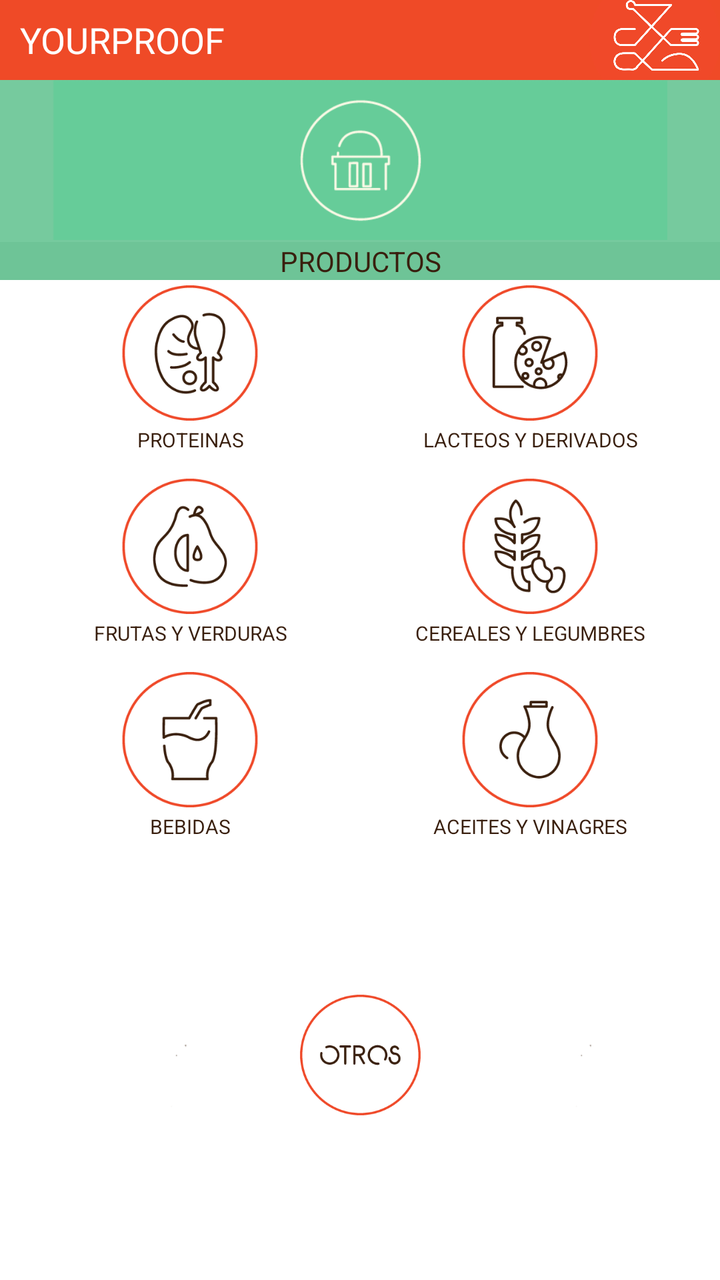
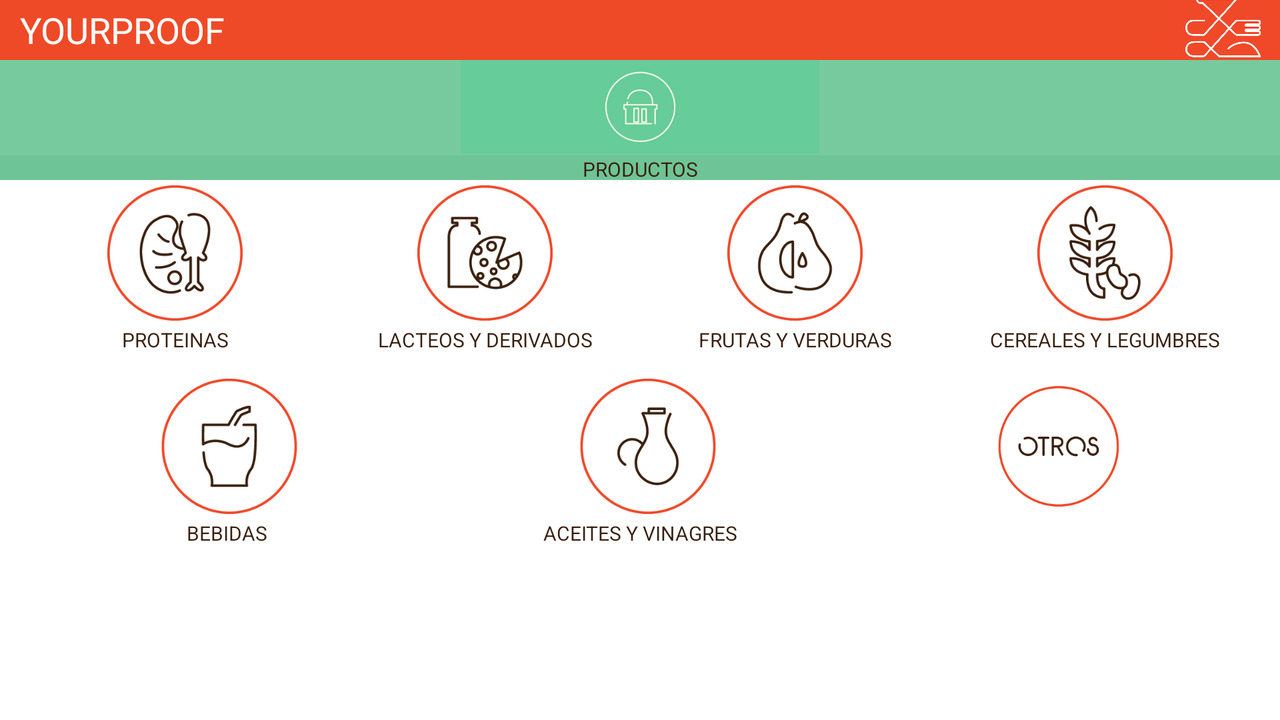

First picture: res/layout/ on a phone held upright. Second picture: the repository's own variant of that layout, on a device whose configuration matches the variant's folder. Source for both follows.
<!-- AndroidManifest.xml: application theme Tema1.Yourproof -->
<!-- res/layout/productos.xml -->
<?xml version="1.0" encoding="utf-8"?>
<LinearLayout xmlns:android="http://schemas.android.com/apk/res/android"
    android:orientation="vertical" android:layout_width="match_parent"
    android:layout_height="match_parent"
    android:id="@+id/Cont_Principal">

    <TableLayout
        android:layout_width="match_parent"
        android:layout_height="40dp"
        android:id="@+id/Cont_Encabezado" >

        <LinearLayout
            android:orientation="horizontal"
            android:layout_width="match_parent"
            android:layout_height="match_parent"
            android:background="@color/white"
            android:baselineAligned="false" >

            <LinearLayout
                android:orientation="horizontal"
                android:layout_width="match_parent"
                android:layout_height="match_parent"
                android:layout_weight="0.1" >

                <TextView
                    android:layout_width="match_parent"
                    android:layout_height="match_parent"
                    android:text="YOURPROOF"
                    android:id="@+id/textView16"
                    android:textSize="@dimen/abc_text_size_medium_material"
                    android:gravity="left|center"
                    android:layout_marginLeft="10dp"
                    android:textColor="@color/background_floating_material_light" />
            </LinearLayout>

            <LinearLayout
                android:orientation="horizontal"
                android:layout_width="match_parent"
                android:layout_height="match_parent"
                android:layout_weight="0.45" >

                <ImageView
                    android:src="@drawable/g"
                    android:layout_width="match_parent"
                    android:layout_height="match_parent"
                    android:id="@+id/imageView14"
                    android:scaleType="centerCrop" />
            </LinearLayout>
        </LinearLayout>
    </TableLayout>

    <LinearLayout
        android:orientation="vertical"
        android:layout_width="match_parent"
        android:layout_height="100dp"
        android:baselineAligned="false"
        android:layout_gravity="center_horizontal"
        android:background="@color/accent_material_dark"
        android:id="@+id/Cont_Banner" >

        <ImageView
            android:src="@drawable/barrasuperiorproductos"
            android:layout_width="match_parent"
            android:layout_height="match_parent"
            android:id="@+id/ImgProductos"
            android:scaleType="fitCenter"
            android:layout_gravity="center_horizontal"
            android:layout_weight="1" />

        <TextView
            android:layout_width="match_parent"
            android:layout_height="match_parent"
            android:text="PRODUCTOS"
            android:id="@+id/VProductos"
            android:textSize="@dimen/abc_text_size_small_material"
            android:textColor="@color/Letra"
            android:textAlignment="center"
            android:layout_weight="4"
            android:layout_marginTop="1dp"
            android:background="@color/colorAccent"
            android:gravity="center_horizontal" />
    </LinearLayout>

    <TableLayout
        android:layout_width="match_parent"
        android:layout_height="wrap_content"
        android:layout_marginBottom="5dp"
        android:layout_marginRight="10dp"
        android:layout_marginLeft="10dp"
        android:id="@+id/Cont_Iconos">

        <LinearLayout
            android:orientation="horizontal"
            android:layout_width="match_parent"
            android:layout_height="wrap_content">

            <ImageButton
                android:src="@drawable/carnes"
                android:id="@+id/BtnCarnes"
                android:scaleType="fitCenter"
                android:background="@color/transparent"
                android:layout_width="73dp"
                android:layout_height="73dp"
                android:contextClickable="false"
                android:layout_alignParentTop="true"
                android:layout_alignParentRight="true"
                android:layout_alignParentEnd="false"
                android:layout_weight="1" />

            <ImageButton
                android:src="@drawable/laceteos"
                android:layout_width="73dp"
                android:layout_height="73dp"
                android:id="@+id/BtnLacteos"
                android:scaleType="fitCenter"
                android:background="@color/transparent"
                android:layout_alignParentTop="true"
                android:layout_centerHorizontal="true"
                android:layout_alignParentLeft="true"
                android:layout_alignParentEnd="false"
                android:layout_alignParentStart="true"
                android:layout_weight="1" />

        </LinearLayout>

        <LinearLayout
            android:orientation="horizontal"
            android:layout_width="match_parent"
            android:layout_height="match_parent" >

            <TextView
                android:layout_weight="1"
                android:layout_width="match_parent"
                android:layout_height="match_parent"
                android:text="PROTEINAS"
                android:id="@+id/VProteinas"
                android:textAlignment="center"
                android:textColor="@color/Letra"
                android:layout_marginBottom="10dp"
                android:textSize="10dp"
                android:gravity="center_horizontal" />

            <TextView
                android:layout_weight="1"
                android:layout_width="match_parent"
                android:layout_height="match_parent"
                android:text="LACTEOS Y DERIVADOS"
                android:id="@+id/VLacteos"
                android:textColor="@color/Letra"
                android:textAlignment="center"
                android:layout_marginBottom="10dp"
                android:textSize="10dp"
                android:gravity="center_horizontal" />

        </LinearLayout>

        <LinearLayout
            android:orientation="horizontal"
            android:layout_width="match_parent"
            android:layout_height="match_parent">

            <ImageButton
                android:src="@drawable/frutas"
                android:layout_width="73dp"
                android:layout_height="73dp"
                android:id="@+id/BtnFrutas"
                android:scaleType="fitCenter"
                android:background="@color/transparent"
                android:minHeight="200dp"
                android:layout_column="1"
                android:layout_alignParentTop="true"
                android:layout_alignParentLeft="true"
                android:layout_alignParentStart="true"
                android:layout_weight="1" />

            <ImageButton
                android:src="@drawable/cereales"
                android:id="@+id/BtnCereales"
                android:scaleType="fitCenter"
                android:background="@color/transparent"
                android:layout_width="73dp"
                android:layout_height="73dp"
                android:contextClickable="false"
                android:layout_weight="1" />

        </LinearLayout>

        <LinearLayout
            android:orientation="horizontal"
            android:layout_width="match_parent"
            android:layout_height="match_parent" >

            <TextView
                android:layout_weight="1"
                android:layout_width="match_parent"
                android:layout_height="match_parent"
                android:text="FRUTAS Y VERDURAS"
                android:id="@+id/VFrutas"
                android:textAlignment="center"
                android:textColor="@color/Letra"
                android:textSize="10dp"
                android:gravity="center_horizontal" />

            <TextView
                android:layout_weight="1"
                android:layout_width="match_parent"
                android:layout_height="match_parent"
                android:text="CEREALES Y LEGUMBRES"
                android:id="@+id/VCereales"
                android:textAlignment="center"
                android:textColor="@color/Letra"
                android:layout_marginBottom="10dp"
                android:textSize="10dp"
                android:gravity="center_horizontal" />
        </LinearLayout>

        <LinearLayout
            android:orientation="horizontal"
            android:layout_width="match_parent"
            android:layout_height="match_parent" >

            <ImageButton
                android:src="@drawable/bebidas"
                android:layout_width="73dp"
                android:layout_height="73dp"
                android:id="@+id/BtnBebidasP"
                android:scaleType="fitCenter"
                android:background="@color/transparent"
                android:minHeight="200dp"
                android:layout_column="1"
                android:layout_alignParentTop="true"
                android:layout_alignParentLeft="true"
                android:layout_alignParentStart="true"
                android:layout_weight="1" />

            <ImageButton
                android:src="@drawable/aceites"
                android:layout_width="73dp"
                android:layout_height="73dp"
                android:id="@+id/BtnAceites"
                android:scaleType="fitCenter"
                android:background="@color/transparent"
                android:layout_alignParentBottom="true"
                android:layout_alignParentRight="true"
                android:layout_alignParentEnd="true"
                android:layout_weight="1" />

        </LinearLayout>

        <LinearLayout
            android:orientation="horizontal"
            android:layout_width="match_parent"
            android:layout_height="match_parent" >

            <TextView
                android:layout_weight="1"
                android:layout_width="match_parent"
                android:layout_height="match_parent"
                android:text="BEBIDAS"
                android:id="@+id/VBebidas"
                android:textAlignment="center"
                android:textColor="@color/Letra"
                android:textSize="10dp"
                android:gravity="center_horizontal" />

            <TextView
                android:layout_weight="1"
                android:layout_width="match_parent"
                android:layout_height="match_parent"
                android:text="ACEITES Y VINAGRES"
                android:id="@+id/VAceites"
                android:textColor="@color/Letra"
                android:textAlignment="center"
                android:textSize="10dp"
                android:gravity="center_horizontal" />
        </LinearLayout>

        <LinearLayout
            android:orientation="horizontal"
            android:layout_width="match_parent"
            android:layout_height="match_parent"
            android:gravity="center"
            >

            <ImageView
                android:layout_weight="1"
                android:src="@drawable/recetasblanco"
                android:layout_width="wrap_content"
                android:layout_height="wrap_content"
                android:id="@+id/Vinvisible1"
                android:scaleType="fitCenter"
                android:background="@color/transparent"
                android:minHeight="200dp"
                android:layout_column="1"
                android:layout_alignParentTop="true"
                android:layout_alignParentLeft="true"
                android:layout_alignParentStart="true"/>

            <ImageButton
                android:src="@drawable/otros"
                android:layout_width="65dp"
                android:layout_height="65dp"
                android:id="@+id/BtnOtrosP"
                android:scaleType="fitCenter"
                android:background="@color/transparent"
                android:layout_alignParentBottom="true"
                android:layout_alignParentRight="true"
                android:layout_alignParentEnd="true" />

            <ImageButton

                android:layout_weight="1"
                android:src="@drawable/recetasblanco"
                android:layout_width="wrap_content"
                android:layout_height="wrap_content"
                android:id="@+id/Vinvisible"
                android:scaleType="fitCenter"
                android:background="@color/transparent"
                android:minHeight="200dp"
                android:layout_column="1"
                android:layout_alignParentTop="true"
                android:layout_alignParentLeft="true"
                android:layout_alignParentStart="true" />

        </LinearLayout>
    </TableLayout>
</LinearLayout>
<!-- resources referenced by this layout -->
<resources>
  <color name="Letra">#391f0e</color>
  <color name="accent_material_dark">#76ca9e</color>
  <color name="colorAccent">#6ec497</color>
  <color name="transparent">#00fafae4</color>
  <color name="white">#ef4a27</color>
  <!-- drawable aceites: png bitmap (drawable, 7188 bytes) -->
  <!-- drawable barrasuperiorproductos: png bitmap (drawable, 5816 bytes) -->
  <!-- drawable bebidas: png bitmap (drawable, 6871 bytes) -->
  <!-- drawable carnes: png bitmap (drawable, 8897 bytes) -->
  <!-- drawable cereales: png bitmap (drawable, 9771 bytes) -->
  <!-- drawable frutas: png bitmap (drawable, 8100 bytes) -->
  <!-- drawable g: png bitmap (drawable, 80443 bytes) -->
  <!-- drawable laceteos: png bitmap (drawable, 8763 bytes) -->
  <!-- drawable otros: png bitmap (drawable, 7020 bytes) -->
  <!-- drawable recetasblanco: png bitmap (drawable, 4625 bytes) -->
  <!-- from res/values-v21/ -->
  <style name="Tema1.Yourproof" parent="Theme.AppCompat.NoActionBar">
          <item name="android:colorBackground">@android:color/white</item>
          <item name="android:statusBarColor">@color/material_grey_850</item>
          <item name="android:textColorPrimary">@color/Letra</item>
          <item name="android:textColorSecondary">@color/holo_red_light</item>
          <item name="colorPrimary">@color/white</item>
          <item name="android:colorForeground">@color/accent_material_dark</item>
          <item name="android:textColorSecondaryInverse">@color/colorAccent</item>
          <item name="android:windowBackground">@android:color/background_light</item>
          <item name="android:textColorPrimaryInverse">@color/abc_search_url_text_selected</item>
          <item name="colorAccent">@color/white</item>
          <item name="colorPrimaryDark">@color/primary_dark_material_dark</item>
      </style>
  <color name="holo_red_light">#83ef4a27</color>
  <color name="primary_dark_material_dark">#391f0e</color>
</resources>
<!-- res/layout-land/productos.xml (the repository's variant of the layout above) -->
<!-- drawn on the phone turned sideways -->
<?xml version="1.0" encoding="utf-8"?>
<LinearLayout xmlns:android="http://schemas.android.com/apk/res/android"
    android:orientation="vertical" android:layout_width="match_parent"
    android:layout_height="match_parent"
    android:id="@+id/Cont1">

    <TableLayout
        android:layout_width="match_parent"
        android:layout_height="30dp"
        android:id="@+id/Cont_Encabezado" >

        <LinearLayout
            android:orientation="horizontal"
            android:layout_width="match_parent"
            android:layout_height="match_parent"
            android:background="@color/white"
            android:baselineAligned="false" >

            <LinearLayout
                android:orientation="horizontal"
                android:layout_width="match_parent"
                android:layout_height="match_parent"
                android:layout_weight="0.1" >

                <TextView
                    android:layout_width="match_parent"
                    android:layout_height="match_parent"
                    android:text="YOURPROOF"
                    android:id="@+id/textView19"
                    android:textSize="@dimen/abc_text_size_medium_material"
                    android:gravity="left|center"
                    android:layout_marginLeft="10dp"
                    android:textColor="@color/background_floating_material_light" />
            </LinearLayout>

            <LinearLayout
                android:orientation="horizontal"
                android:layout_width="match_parent"
                android:layout_height="match_parent"
                android:layout_weight="1" >

                <ImageView
                    android:src="@drawable/g"
                    android:layout_width="match_parent"
                    android:layout_height="match_parent"
                    android:id="@+id/imageView3"
                    android:layout_weight="0.3"
                    android:scaleType="centerCrop" />
            </LinearLayout>
        </LinearLayout>
    </TableLayout>

    <LinearLayout
        android:orientation="vertical"
        android:layout_width="match_parent"
        android:layout_height="60dp"
        android:baselineAligned="false"
        android:layout_gravity="center_horizontal"
        android:background="@color/accent_material_dark"
        android:id="@+id/Cont_Banner" >

        <ImageView
            android:src="@drawable/barrasuperiorproductos"
            android:layout_width="match_parent"
            android:layout_height="match_parent"
            android:id="@+id/ImgProductos"
            android:scaleType="fitCenter"
            android:layout_gravity="center_horizontal"
            android:layout_weight="1" />

        <TextView
            android:layout_width="match_parent"
            android:layout_height="match_parent"
            android:text="PRODUCTOS"
            android:id="@+id/VProductos"
            android:textSize="10sp"
            android:textColor="@color/Letra"
            android:textAlignment="center"
            android:layout_weight="3.5"
            android:layout_marginTop="1dp"
            android:background="@color/colorAccent" />
    </LinearLayout>

    <TableLayout
        android:layout_width="match_parent"
        android:layout_height="wrap_content"
        android:layout_marginBottom="5dp"
        android:layout_marginRight="10dp"
        android:layout_marginLeft="10dp"
        android:id="@+id/Cont_Iconos">

        <LinearLayout
            android:orientation="horizontal"
            android:layout_width="match_parent"
            android:layout_height="wrap_content">

            <ImageButton
                android:src="@drawable/carnes"
                android:id="@+id/BtnCarnes"
                android:scaleType="fitCenter"
                android:background="@color/transparent"
                android:layout_width="73dp"
                android:layout_height="73dp"
                android:contextClickable="false"
                android:layout_alignParentTop="true"
                android:layout_alignParentRight="true"
                android:layout_alignParentEnd="false"
                android:layout_weight="1" />

            <ImageButton
                android:src="@drawable/laceteos"
                android:layout_width="73dp"
                android:layout_height="73dp"
                android:id="@+id/BtnLacteos"
                android:scaleType="fitCenter"
                android:background="@color/transparent"
                android:layout_alignParentTop="true"
                android:layout_centerHorizontal="true"
                android:layout_alignParentLeft="true"
                android:layout_alignParentEnd="false"
                android:layout_alignParentStart="true"
                android:layout_weight="1" />

            <ImageButton
                android:src="@drawable/frutas"
                android:layout_width="73dp"
                android:layout_height="73dp"
                android:id="@+id/BtnFrutas"
                android:scaleType="fitCenter"
                android:background="@color/transparent"
                android:minHeight="200dp"
                android:layout_column="1"
                android:layout_alignParentTop="true"
                android:layout_alignParentLeft="true"
                android:layout_alignParentStart="true"
                android:layout_weight="1" />

            <ImageButton
                android:src="@drawable/cereales"
                android:id="@+id/BtnCereales"
                android:scaleType="fitCenter"
                android:background="@color/transparent"
                android:layout_width="73dp"
                android:layout_height="73dp"
                android:contextClickable="false"
                android:layout_weight="1" />

        </LinearLayout>

        <LinearLayout
            android:orientation="horizontal"
            android:layout_width="match_parent"
            android:layout_height="match_parent" >

            <TextView
                android:layout_weight="1"
                android:layout_width="match_parent"
                android:layout_height="match_parent"
                android:text="PROTEINAS"
                android:id="@+id/VProteinas"
                android:textAlignment="center"
                android:textColor="@color/Letra"
                android:layout_marginBottom="10dp"
                android:textSize="10dp" />

            <TextView
                android:layout_weight="1"
                android:layout_width="match_parent"
                android:layout_height="match_parent"
                android:text="LACTEOS Y DERIVADOS"
                android:id="@+id/VLacteos"
                android:textColor="@color/Letra"
                android:textAlignment="center"
                android:layout_marginBottom="10dp"
                android:textSize="10dp" />

            <TextView
                android:layout_weight="1"
                android:layout_width="match_parent"
                android:layout_height="match_parent"
                android:text="FRUTAS Y VERDURAS"
                android:id="@+id/VFrutas"
                android:textAlignment="center"
                android:textColor="@color/Letra"
                android:textSize="10dp" />

            <TextView
                android:layout_weight="1"
                android:layout_width="match_parent"
                android:layout_height="match_parent"
                android:text="CEREALES Y LEGUMBRES"
                android:id="@+id/VCereales"
                android:textAlignment="center"
                android:textColor="@color/Letra"
                android:layout_marginBottom="10dp"
                android:textSize="10dp" />

        </LinearLayout>

        <LinearLayout
            android:orientation="horizontal"
            android:layout_width="match_parent"
            android:layout_height="match_parent" >

            <ImageButton
                android:src="@drawable/bebidas"
                android:layout_width="73dp"
                android:layout_height="73dp"
                android:id="@+id/BtnBebidasP"
                android:scaleType="fitCenter"
                android:background="@color/transparent"
                android:minHeight="200dp"
                android:layout_column="1"
                android:layout_alignParentTop="true"
                android:layout_alignParentLeft="true"
                android:layout_alignParentStart="true"
                android:layout_weight="1" />

            <ImageButton
                android:src="@drawable/aceites"
                android:layout_width="73dp"
                android:layout_height="73dp"
                android:id="@+id/BtnAceites"
                android:scaleType="fitCenter"
                android:background="@color/transparent"
                android:layout_alignParentBottom="true"
                android:layout_alignParentRight="true"
                android:layout_alignParentEnd="true"
                android:layout_weight="1" />

            <ImageButton
                android:src="@drawable/otros"
                android:layout_width="65dp"
                android:layout_height="65dp"
                android:id="@+id/BtnOtrosP"
                android:scaleType="fitCenter"
                android:background="@color/transparent"
                android:layout_alignParentBottom="true"
                android:layout_alignParentRight="true"
                android:layout_alignParentEnd="true"
                android:layout_gravity="center_vertical"
                android:layout_weight="1" />

        </LinearLayout>

        <LinearLayout
            android:orientation="horizontal"
            android:layout_width="match_parent"
            android:layout_height="match_parent" >

            <TextView
                android:layout_weight="1"
                android:layout_width="match_parent"
                android:layout_height="match_parent"
                android:text="BEBIDAS"
                android:id="@+id/VBebidas"
                android:textAlignment="center"
                android:textColor="@color/Letra"
                android:textSize="10dp" />

            <TextView
                android:layout_weight="1"
                android:layout_width="match_parent"
                android:layout_height="match_parent"
                android:text="ACEITES Y VINAGRES"
                android:id="@+id/VAceites"
                android:textColor="@color/Letra"
                android:textAlignment="center"
                android:textSize="10dp" />

            <TextView
                android:layout_weight="1"
                android:layout_width="match_parent"
                android:layout_height="match_parent"
                android:id="@+id/VOtros"
                android:textColor="@color/Letra"
                android:textAlignment="center"
                android:textSize="10dp" />
        </LinearLayout>

    </TableLayout>

</LinearLayout>
<!-- resources referenced by the variant -->
<!-- as the phone turned sideways resolves them -->
<resources>
  <color name="Letra">#391f0e</color>
  <color name="accent_material_dark">#76ca9e</color>
  <color name="colorAccent">#6ec497</color>
  <color name="transparent">#00fafae4</color>
  <color name="white">#ef4a27</color>
  <!-- drawable aceites: png bitmap (drawable, 7188 bytes) -->
  <!-- drawable barrasuperiorproductos: png bitmap (drawable, 5816 bytes) -->
  <!-- drawable bebidas: png bitmap (drawable, 6871 bytes) -->
  <!-- drawable carnes: png bitmap (drawable, 8897 bytes) -->
  <!-- drawable cereales: png bitmap (drawable, 9771 bytes) -->
  <!-- drawable frutas: png bitmap (drawable, 8100 bytes) -->
  <!-- drawable g: png bitmap (drawable, 80443 bytes) -->
  <!-- drawable laceteos: png bitmap (drawable, 8763 bytes) -->
  <!-- drawable otros: png bitmap (drawable, 7020 bytes) -->
  <!-- from res/values-v21/ -->
  <style name="Tema1.Yourproof" parent="Theme.AppCompat.NoActionBar">
          <item name="android:colorBackground">@android:color/white</item>
          <item name="android:statusBarColor">@color/material_grey_850</item>
          <item name="android:textColorPrimary">@color/Letra</item>
          <item name="android:textColorSecondary">@color/holo_red_light</item>
          <item name="colorPrimary">@color/white</item>
          <item name="android:colorForeground">@color/accent_material_dark</item>
          <item name="android:textColorSecondaryInverse">@color/colorAccent</item>
          <item name="android:windowBackground">@android:color/background_light</item>
          <item name="android:textColorPrimaryInverse">@color/abc_search_url_text_selected</item>
          <item name="colorAccent">@color/white</item>
          <item name="colorPrimaryDark">@color/primary_dark_material_dark</item>
      </style>
  <color name="holo_red_light">#83ef4a27</color>
  <color name="primary_dark_material_dark">#391f0e</color>
</resources>
